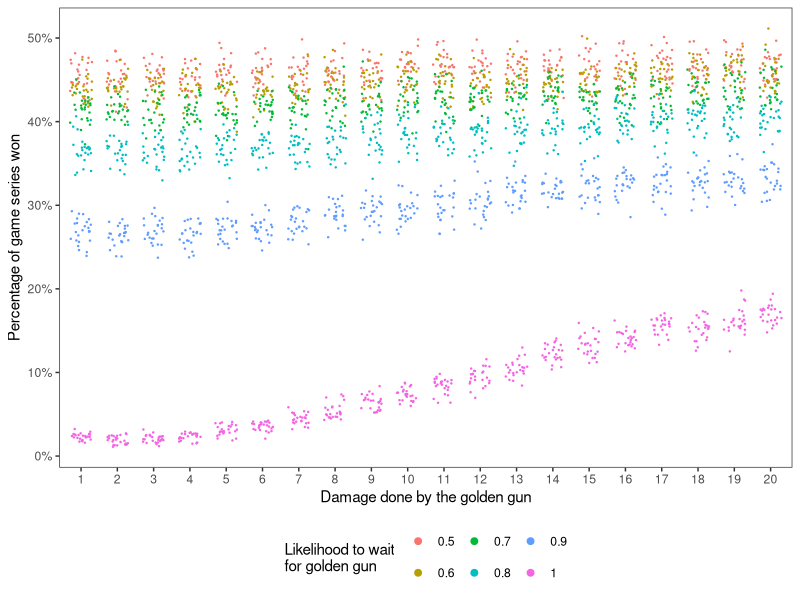
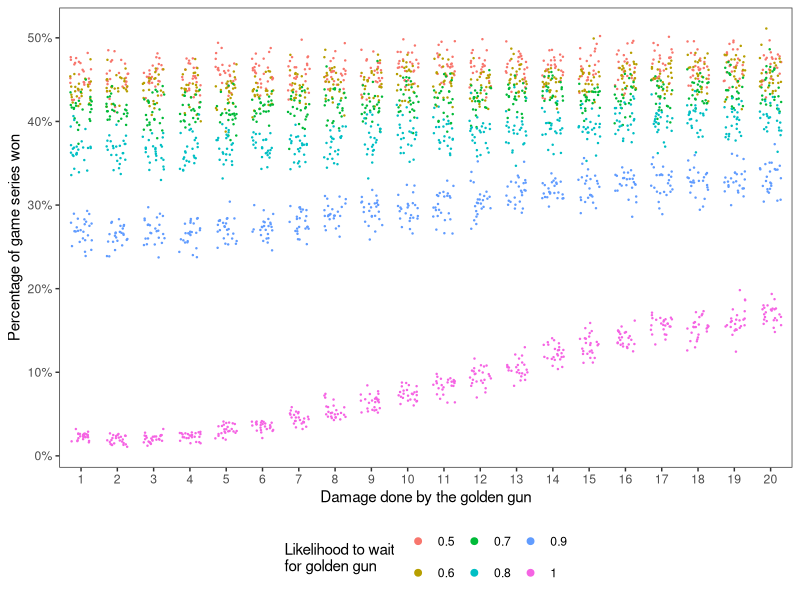

The R source for these figures, in order:
library(ggplot2)
setwd("~/github/kalashnikov/analysis/BetterGoldenGun//")
stats <- read.table("data.tsv", sep="\t", header=T)
stats$goldenStrat <- as.factor(stats$goldenStrat)
stats$goldenGunDmg <- as.factor(stats$goldenGunDmg)

ggplot() +
  theme_bw() + theme(panel.grid = element_blank(), legend.position = c(0.75, 0.2)) +
  theme(legend.position="bottom") +
  geom_jitter(width=0.3,data = stats, aes(x = goldenGunDmg, y = wins, col=goldenStrat), size=0.2) +
  scale_x_discrete(breaks=seq(1,20,1)) +
  guides(colour = guide_legend(nrow = 2, override.aes = list(size=2))) +
  labs(col = "Likelihood to wait \nfor golden gun") +
  xlab("Damage done by the golden gun") +
  ylab("Percentage of game series won") +
  scale_y_continuous(breaks=c(0,100,200,300,400,500), labels=c("0%","10%","20%","30%","40%","50%"))
ggsave("BetterGoldenGun.png", width = 4, height = 4, dpi=150)
